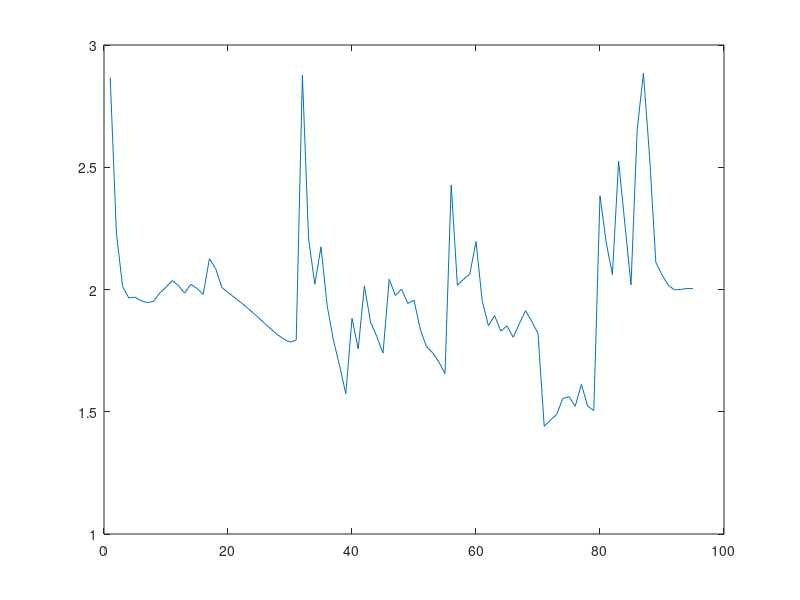

The MATLAB script that drew this image:
%% 
clc 
clear
close all
%%
eta = 0.1; 
theta = 0.001;


disp('************* Initial weight values ****************');
wih1=rand(1,3) %Wj1 weight vector input to hidden unit no.1
wih2=rand(1,3) %Wj2 weight vector input to hidden unit no.2
who1=rand(1,3) %Wkj weight vector hidden to output unit

x1=[-1 -1  1  1]; % Input1
x2=[-1  1 -1  1]; % Input2
t =[-1  1  1 -1]; % target (tk)

r=0; % initializing epoch
flag=0;

%%%%%%%% back propogation code %%%%%%%%%%%
while(flag==0)
    r=r+1;           % epoch increment
    wc_j1 = [0 0 0]; % initializing weight coefficients (i/p-->h1)
    wc_j2 = [0 0 0]; % initializing weight coefficients (i/p-->h2)
    wc_k  = [0 0 0]; % initializing weight coefficients (h  -->o/p)
    m=0;

    while(m < 4)
        m = m + 1;
        input = [1 x1(m) x2(m)]  % assume bias = 1 always
        net_j1= wih1*input';      % net activation of h1
        net_j2= wih2*input';      % net activation of h2

        % inputs to output layer [1 y1 y2]
        input_2(m,:)=[1 tanh(net_j1) tanh(net_j2)]
        net_k = who1*input_2(m,:)';% net activation of o/p
        op(m) = tanh(net_k);    % Zk calculate nonlinear output value

        % back propagation
        deltak = (t(m)- op(m)) * (1+tanh((net_k))^2); % Sk       error function
        wc_k_temp = eta*deltak*input_2(m,:);     % n*Sk*yi  updating the wc_k (delta_Wkj)

        delta_j1 = (1+tan((net_j1)^2))*(who1(2)*deltak);  % S1 h_unit1 sensitivity
        delta_j2 = (1+tan((net_j2)^2))*(who1(3)*deltak);  % S2 h_unit2 sensitivity
        

        wc_j1_temp = eta * delta_j1 * input;   % delta_Wj1  n*Sj*xi
        wc_j2_temp = eta * delta_j2 * input;   % delta_Wj2

        wc_k  = wc_k  + wc_k_temp;    % updating the wc_k
        wc_j1 = wc_j1 + wc_j1_temp;
        wc_j2 = wc_j2 + wc_j2_temp;
    end

    wih1 = wih1 + wc_j1 % initial wc+updated wc = new wc(input to h1)
    wih2 = wih2 + wc_j2 % initial wc+updated wc = new wc(input to h2)
    who1 = who1 + wc_k  % initial wc+updated wc = new wc(hidden to output)
    
    
    J(r)= 0.5*sum((t-op).^2);   % Eq(9)
    if r==1
        deltaJ = J(r);          % initialize deltaJ
    else
        deltaJ = abs(J(r-1) - J(r)); % update delta
    end
plot(J)
    if(deltaJ<theta);  % condition to determine convergence
        flag=1;
    end
end